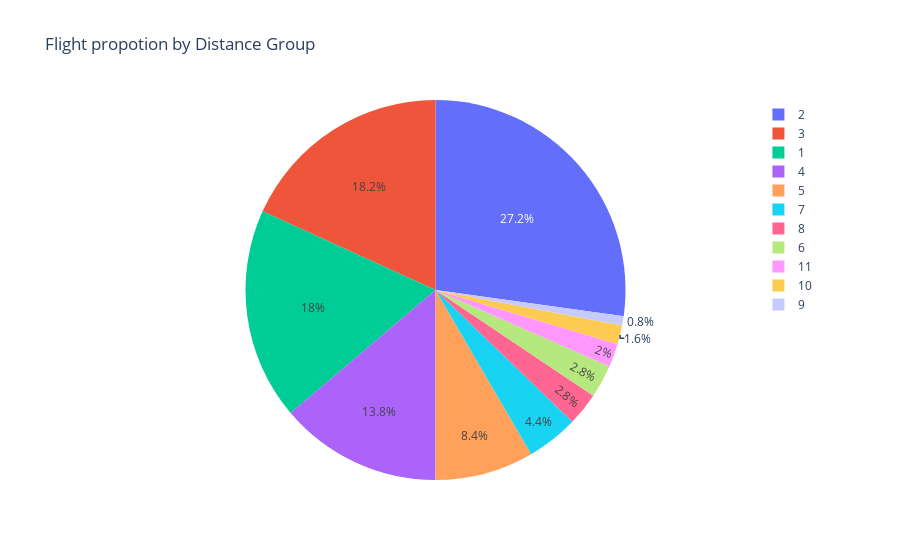

Write notebook code for a chart like this one.
### Markdown cell above
Let us represent the proportion of Flights by Distance Group (Flights indicated by numbers)

### Code cell
fig = px.pie(data, values='Flights', names='DistanceGroup', title='Flight propotion by Distance Group')
fig.show()

### Figure 1 — Plotly figure (JSON) as saved in the notebook; plotly's stock layout.template omitted (floating-point values rounded to 4 significant figures; data arrays with more than 128 entries replaced by an {"elided": "..."} marker saying what was removed)
{"data": [{"domain": {"x": [0, 1], "y": [0, 1]}, "hovertemplate": "DistanceGroup=%{label}<br>Flights=%{value}<extra></extra>", "labels": {"elided": "500 int values"}, "legendgroup": "", "name": "", "showlegend": true, "type": "pie", "values": {"elided": "500 int values"}}], "layout": {"autosize": true, "legend": {"tracegroupgap": 0}, "title": {"text": "Flight propotion by Distance Group"}}}
